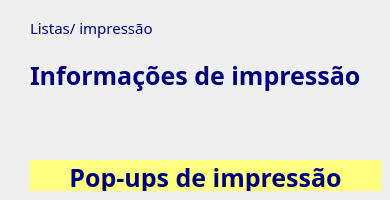
      <widget class="QWidget" name="pg_listas_impressao">
       <widget class="QLabel" name="label_12">
        <property name="geometry">
         <rect>
          <x>30</x>
          <y>60</y>
          <width>351</width>
          <height>31</height>
         </rect>
        </property>
        <property name="styleSheet">
         <string notr="true">QLabel {
	font: 25px Montserrat, sans-serif;
	font-weight: bold;
	border-radius: 10px;
	color: rgb(0, 0, 127);
}</string>
        </property>
        <property name="text">
         <string>Informações de impressão</string>
        </property>
       </widget>
       <widget class="QLabel" name="label_4">
        <property name="geometry">
         <rect>
          <x>30</x>
          <y>12</y>
          <width>151</width>
          <height>31</height>
         </rect>
        </property>
        <property name="styleSheet">
         <string notr="true">QLabel {
	font: 15px Montserrat, sans-serif;
	font-weight: normal;
	border-radius: 10px;
	color: rgb(0, 0, 127);
}</string>
        </property>
        <property name="text">
         <string>Listas/ impressão</string>
        </property>
       </widget>
       <widget class="QLabel" name="label_16">
        <property name="geometry">
         <rect>
          <x>30</x>
          <y>160</y>
          <width>351</width>
          <height>31</height>
         </rect>
        </property>
        <property name="styleSheet">
         <string notr="true">QLabel {
	font: 25px Montserrat, sans-serif;
	font-weight: bold;
	color: rgb(0, 0, 127);
	background-color: rgb(255, 255, 127);
}</string>
        </property>
        <property name="text">
         <string>&lt;html&gt;&lt;head/&gt;&lt;body&gt;&lt;p align=&quot;center&quot;&gt;&lt;span style=&quot; font-size:19pt;&quot;&gt;Pop-ups de impressão&lt;/span&gt;&lt;/p&gt;&lt;/body&gt;&lt;/html&gt;</string>
        </property>
       </widget>
      </widget>
